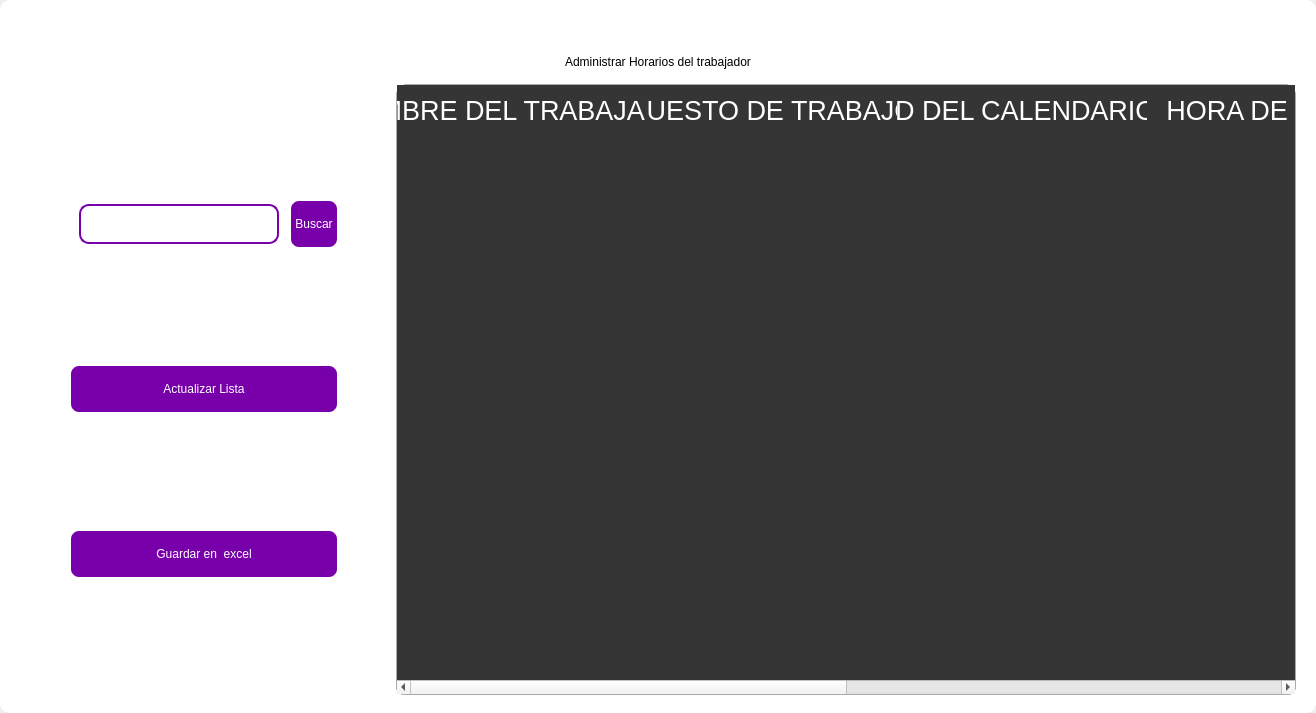
<?xml version="1.0" encoding="UTF-8"?>
<ui version="4.0">
 <class>MainWindow</class>
 <widget class="QMainWindow" name="MainWindow">
  <property name="geometry">
   <rect>
    <x>0</x>
    <y>0</y>
    <width>1316</width>
    <height>713</height>
   </rect>
  </property>
  <property name="windowTitle">
   <string>MainWindow</string>
  </property>
  <property name="styleSheet">
   <string notr="true"/>
  </property>
  <widget class="QWidget" name="centralwidget">
   <property name="styleSheet">
    <string notr="true"/>
   </property>
   <layout class="QVBoxLayout" name="verticalLayout">
    <property name="spacing">
     <number>0</number>
    </property>
    <property name="leftMargin">
     <number>0</number>
    </property>
    <property name="topMargin">
     <number>0</number>
    </property>
    <property name="rightMargin">
     <number>0</number>
    </property>
    <property name="bottomMargin">
     <number>0</number>
    </property>
    <item>
     <widget class="QFrame" name="frame">
      <property name="enabled">
       <bool>true</bool>
      </property>
      <property name="styleSheet">
       <string notr="true">
QFrame {
border-radius:10px;
	background-color: rgb(255, 255, 255);
 }
</string>
      </property>
      <property name="frameShape">
       <enum>QFrame::StyledPanel</enum>
      </property>
      <property name="frameShadow">
       <enum>QFrame::Raised</enum>
      </property>
      <layout class="QVBoxLayout" name="verticalLayout_2">
       <item>
        <widget class="QFrame" name="frame_superior">
         <property name="minimumSize">
          <size>
           <width>0</width>
           <height>40</height>
          </size>
         </property>
         <property name="maximumSize">
          <size>
           <width>16777215</width>
           <height>40</height>
          </size>
         </property>
         <property name="styleSheet">
          <string notr="true">QPushButton{
border-radius:18px;
}

QPushButton:hover{
	background-color: rgb(0, 0, 0);
}
</string>
         </property>
         <property name="frameShape">
          <enum>QFrame::StyledPanel</enum>
         </property>
         <property name="frameShadow">
          <enum>QFrame::Raised</enum>
         </property>
         <layout class="QHBoxLayout" name="horizontalLayout_3">
          <property name="spacing">
           <number>4</number>
          </property>
          <property name="leftMargin">
           <number>0</number>
          </property>
          <property name="topMargin">
           <number>0</number>
          </property>
          <property name="rightMargin">
           <number>0</number>
          </property>
          <property name="bottomMargin">
           <number>0</number>
          </property>
          <item>
           <widget class="QPushButton" name="btn_icon">
            <property name="text">
             <string/>
            </property>
            <property name="iconSize">
             <size>
              <width>40</width>
              <height>40</height>
             </size>
            </property>
           </widget>
          </item>
          <item>
           <spacer name="horizontalSpacer_2">
            <property name="orientation">
             <enum>Qt::Horizontal</enum>
            </property>
            <property name="sizeHint" stdset="0">
             <size>
              <width>443</width>
              <height>20</height>
             </size>
            </property>
           </spacer>
          </item>
          <item>
           <widget class="QPushButton" name="btn_exit">
            <property name="minimumSize">
             <size>
              <width>38</width>
              <height>38</height>
             </size>
            </property>
            <property name="maximumSize">
             <size>
              <width>38</width>
              <height>38</height>
             </size>
            </property>
            <property name="cursor">
             <cursorShape>PointingHandCursor</cursorShape>
            </property>
            <property name="text">
             <string/>
            </property>
            <property name="iconSize">
             <size>
              <width>35</width>
              <height>35</height>
             </size>
            </property>
           </widget>
          </item>
          <item>
           <widget class="QPushButton" name="bt_minimizar">
            <property name="minimumSize">
             <size>
              <width>38</width>
              <height>38</height>
             </size>
            </property>
            <property name="maximumSize">
             <size>
              <width>38</width>
              <height>38</height>
             </size>
            </property>
            <property name="cursor">
             <cursorShape>PointingHandCursor</cursorShape>
            </property>
            <property name="text">
             <string/>
            </property>
            <property name="icon">
             <iconset>
              <normaloff>image/minus.svg</normaloff>image/minus.svg</iconset>
            </property>
            <property name="iconSize">
             <size>
              <width>38</width>
              <height>38</height>
             </size>
            </property>
           </widget>
          </item>
          <item>
           <widget class="QPushButton" name="bt_maximizar">
            <property name="minimumSize">
             <size>
              <width>38</width>
              <height>38</height>
             </size>
            </property>
            <property name="maximumSize">
             <size>
              <width>38</width>
              <height>38</height>
             </size>
            </property>
            <property name="cursor">
             <cursorShape>PointingHandCursor</cursorShape>
            </property>
            <property name="text">
             <string/>
            </property>
            <property name="icon">
             <iconset>
              <normaloff>image/chevron-up.svg</normaloff>image/chevron-up.svg</iconset>
            </property>
            <property name="iconSize">
             <size>
              <width>38</width>
              <height>38</height>
             </size>
            </property>
           </widget>
          </item>
          <item>
           <widget class="QPushButton" name="bt_restaurar">
            <property name="minimumSize">
             <size>
              <width>38</width>
              <height>38</height>
             </size>
            </property>
            <property name="maximumSize">
             <size>
              <width>38</width>
              <height>38</height>
             </size>
            </property>
            <property name="cursor">
             <cursorShape>PointingHandCursor</cursorShape>
            </property>
            <property name="text">
             <string/>
            </property>
            <property name="icon">
             <iconset>
              <normaloff>image/chevron-down.svg</normaloff>image/chevron-down.svg</iconset>
            </property>
            <property name="iconSize">
             <size>
              <width>38</width>
              <height>38</height>
             </size>
            </property>
           </widget>
          </item>
          <item>
           <widget class="QPushButton" name="bt_cerrar">
            <property name="minimumSize">
             <size>
              <width>38</width>
              <height>38</height>
             </size>
            </property>
            <property name="maximumSize">
             <size>
              <width>38</width>
              <height>38</height>
             </size>
            </property>
            <property name="cursor">
             <cursorShape>PointingHandCursor</cursorShape>
            </property>
            <property name="text">
             <string/>
            </property>
            <property name="icon">
             <iconset>
              <normaloff>image/x.svg</normaloff>image/x.svg</iconset>
            </property>
            <property name="iconSize">
             <size>
              <width>38</width>
              <height>38</height>
             </size>
            </property>
           </widget>
          </item>
         </layout>
        </widget>
       </item>
       <item>
        <widget class="QLabel" name="label">
         <property name="styleSheet">
          <string notr="true">font: 30pt &quot;MS Shell Dlg 2&quot;;
color: rgb(0, 0, 0);</string>
         </property>
         <property name="text">
          <string>Administrar Horarios del trabajador</string>
         </property>
         <property name="alignment">
          <set>Qt::AlignCenter</set>
         </property>
        </widget>
       </item>
       <item>
        <widget class="QFrame" name="frame_3">
         <property name="minimumSize">
          <size>
           <width>0</width>
           <height>0</height>
          </size>
         </property>
         <property name="frameShape">
          <enum>QFrame::StyledPanel</enum>
         </property>
         <property name="frameShadow">
          <enum>QFrame::Raised</enum>
         </property>
         <layout class="QHBoxLayout" name="horizontalLayout_4">
          <property name="leftMargin">
           <number>9</number>
          </property>
          <property name="topMargin">
           <number>9</number>
          </property>
          <property name="rightMargin">
           <number>9</number>
          </property>
          <item>
           <layout class="QVBoxLayout" name="verticalLayout_4">
            <property name="spacing">
             <number>50</number>
            </property>
            <property name="sizeConstraint">
             <enum>QLayout::SetDefaultConstraint</enum>
            </property>
            <property name="leftMargin">
             <number>50</number>
            </property>
            <property name="topMargin">
             <number>50</number>
            </property>
            <property name="rightMargin">
             <number>50</number>
            </property>
            <property name="bottomMargin">
             <number>50</number>
            </property>
            <item>
             <layout class="QHBoxLayout" name="horizontalLayout">
              <property name="spacing">
               <number>10</number>
              </property>
              <property name="leftMargin">
               <number>10</number>
              </property>
              <property name="topMargin">
               <number>0</number>
              </property>
              <property name="bottomMargin">
               <number>0</number>
              </property>
              <item>
               <widget class="QLineEdit" name="searchtxt">
                <property name="minimumSize">
                 <size>
                  <width>200</width>
                  <height>25</height>
                 </size>
                </property>
                <property name="maximumSize">
                 <size>
                  <width>150</width>
                  <height>40</height>
                 </size>
                </property>
                <property name="styleSheet">
                 <string notr="true">QLabel {
	color: rgb(255, 255, 254);
	font: 12pt &quot;Arial&quot;;
	background-color: rgba(0, 0, 0,0);
}

QTextEdit{
background-color: rgba(0, 0, 0,0);
border-radius:10px; 
font: 12pt &quot;Arial&quot;;
color: rgb(255, 255, 254);
border: 2px solid  rgb(255, 255, 255);

}

QTextEdit:hover{
background-color: rgba(0, 0, 0,0);
border-radius:10px; 
font: 12pt &quot;Arial&quot;;
border: 2px solid  rgb(120, 0, 171);
}

QTextEdit:focus{
background-color: rgb(0, 0, 0);
border-radius:10px; 
font: 12pt &quot;Arial&quot;;
border: 2px solid rgb(120, 0, 171);
}

QLineEdit{
background-color: rgba(0, 0, 0,0);
border-radius:10px; 
font: 12pt &quot;Arial&quot;;
color: rgb(255, 255, 254);
border: 2px solid  rgb(120, 0, 171);
}

QLineEdit:hover{
background-color: rgba(0, 0, 0,0);
border-radius:10px; 
font: 12pt &quot;Arial&quot;;
border: 2px solid  rgb(120, 0, 171);
}

QLineEdit:focus{
background-color: rgb(0, 0, 0);
border-radius:10px; 
font: 12pt &quot;Arial&quot;;
border: 2px solid rgb(120, 0, 171);
}

QCheckBox{
	font: 12pt &quot;Arial&quot;;
	color: rgb(255, 255, 255);
}

QCheckBox::indicator {
    width: 18px;
    height:18px;
}

QCheckBox::indicator:unchecked {
   background-image: url(image/square.svg);
}

QCheckBox::indicator:checked {
   background-image: url(image/check-square.svg);
}

QPushButton{
border-radius:10px; 
font: 12pt &quot;Arial&quot;;
color: rgb(255, 255, 254);
border: 2px solid #ffffff;
}

QPushButton:hover{
border-radius:10px; 
font: 12pt &quot;Arial&quot;;
color: rgb(255, 255, 255);
border: 2px solid rgb(120, 0, 171);
	background-color: rgb(120, 0, 171);
}
</string>
                </property>
               </widget>
              </item>
              <item>
               <widget class="QPushButton" name="btn_search">
                <property name="sizePolicy">
                 <sizepolicy hsizetype="Minimum" vsizetype="Fixed">
                  <horstretch>0</horstretch>
                  <verstretch>0</verstretch>
                 </sizepolicy>
                </property>
                <property name="minimumSize">
                 <size>
                  <width>0</width>
                  <height>15</height>
                 </size>
                </property>
                <property name="maximumSize">
                 <size>
                  <width>100</width>
                  <height>50</height>
                 </size>
                </property>
                <property name="cursor">
                 <cursorShape>PointingHandCursor</cursorShape>
                </property>
                <property name="styleSheet">
                 <string notr="true">QPushButton{
border-radius:10px; 
font: 12pt &quot;Arial&quot;;
color: rgb(255, 255, 254);
border: 2px solid #ffffff;
	background-color: rgb(120, 0, 171);
}

QPushButton:hover{
border-radius:10px; 
font: 12pt &quot;Arial&quot;;
color: rgb(255, 255, 255);
border: 2px solid rgb(120, 0, 171);
	background-color: rgb(120, 0, 171);
}</string>
                </property>
                <property name="text">
                 <string>Buscar</string>
                </property>
               </widget>
              </item>
             </layout>
            </item>
            <item>
             <widget class="QPushButton" name="btn_get">
              <property name="minimumSize">
               <size>
                <width>50</width>
                <height>40</height>
               </size>
              </property>
              <property name="maximumSize">
               <size>
                <width>300</width>
                <height>50</height>
               </size>
              </property>
              <property name="cursor">
               <cursorShape>PointingHandCursor</cursorShape>
              </property>
              <property name="styleSheet">
               <string notr="true">QPushButton{
border-radius:10px; 
font: 12pt &quot;Arial&quot;;
color: rgb(255, 255, 254);
border: 2px solid #ffffff;
	background-color: rgb(120, 0, 171);
}

QPushButton:hover{
border-radius:10px; 
font: 12pt &quot;Arial&quot;;
color: rgb(255, 255, 255);
border: 2px solid rgb(120, 0, 171);
	background-color: rgb(120, 0, 171);
}</string>
              </property>
              <property name="text">
               <string>Actualizar Lista</string>
              </property>
              <property name="iconSize">
               <size>
                <width>35</width>
                <height>35</height>
               </size>
              </property>
             </widget>
            </item>
            <item>
             <widget class="QPushButton" name="btn_excel">
              <property name="minimumSize">
               <size>
                <width>10</width>
                <height>40</height>
               </size>
              </property>
              <property name="maximumSize">
               <size>
                <width>300</width>
                <height>50</height>
               </size>
              </property>
              <property name="cursor">
               <cursorShape>PointingHandCursor</cursorShape>
              </property>
              <property name="styleSheet">
               <string notr="true">QPushButton{
border-radius:10px; 
font: 12pt &quot;Arial&quot;;
color: rgb(255, 255, 254);
border: 2px solid #ffffff;
	background-color: rgb(120, 0, 171);
}

QPushButton:hover{
border-radius:10px; 
font: 12pt &quot;Arial&quot;;
color: rgb(255, 255, 255);
border: 2px solid rgb(120, 0, 171);
	background-color: rgb(120, 0, 171);
}</string>
              </property>
              <property name="text">
               <string>Guardar en  excel</string>
              </property>
              <property name="iconSize">
               <size>
                <width>35</width>
                <height>35</height>
               </size>
              </property>
             </widget>
            </item>
           </layout>
          </item>
          <item>
           <widget class="QTableWidget" name="table_calendar">
            <property name="minimumSize">
             <size>
              <width>900</width>
              <height>0</height>
             </size>
            </property>
            <property name="maximumSize">
             <size>
              <width>700</width>
              <height>16777215</height>
             </size>
            </property>
            <property name="styleSheet">
             <string notr="true">QTableView {

	border: 1px solid rgba(255,255,255,40);
	border-bottom-right-radius: 7px; 
	border-bottom-left-radius: 7px; 
	color: white;
	font: 15pt &quot;MS Shell Dlg 2&quot;;
	background-color: rgb(53, 53, 53);
}

QHeaderView::section {
background-color: rgb(53, 53, 53);
color: white;
border: none;
height: 50px;
font-size: 20pt;
}

QTableView::item {
    border-style: none;
    border-bottom: 1px solid rgba(255,255,255,50);
    padding-left: auto;
    padding-right: auto;
}

QTableView::item:selected{
	border: none;
	color: rgb(255, 255, 255);
    background-color: rgba(255, 255, 255, 50);
}
</string>
            </property>
            <property name="lineWidth">
             <number>1</number>
            </property>
            <property name="editTriggers">
             <set>QAbstractItemView::NoEditTriggers</set>
            </property>
            <attribute name="horizontalHeaderDefaultSectionSize">
             <number>250</number>
            </attribute>
            <column>
             <property name="text">
              <string>NOMBRE DEL TRABAJADOR</string>
             </property>
            </column>
            <column>
             <property name="text">
              <string>PUESTO DE TRABAJO</string>
             </property>
            </column>
            <column>
             <property name="text">
              <string>ID DEL CALENDARIO</string>
             </property>
            </column>
            <column>
             <property name="text">
              <string>HORA DE INICIO</string>
             </property>
            </column>
            <column>
             <property name="text">
              <string>HORA DE TERMINO</string>
             </property>
            </column>
            <column>
             <property name="text">
              <string>HORARIO</string>
             </property>
            </column>
           </widget>
          </item>
         </layout>
        </widget>
       </item>
      </layout>
     </widget>
    </item>
   </layout>
  </widget>
 </widget>
 <resources/>
 <connections/>
</ui>
